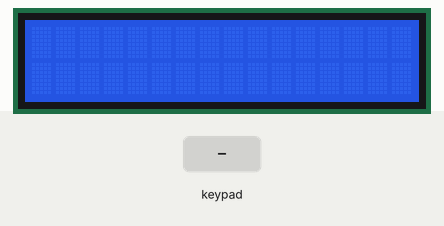
Simulated run of this sketch. Board: Arduino Uno, built with avr-gcc and run on an emulated ATmega328P. On the bench: 16×2 character LCD. The test bench sets the inputs (shaded band).

Above: at 1.2 s.
1.3 s: keypad keys 1 2 # pressed 0.4 s apart
At 3.4 s:
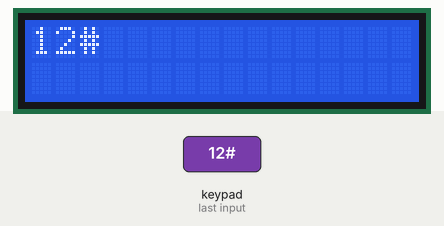
4.0 s: key 'A' pressed
At 4.5 s:
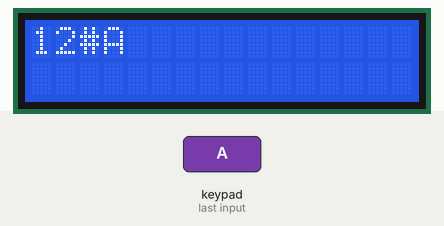
5.5 s: key 'B' pressed
At 5.9 s:
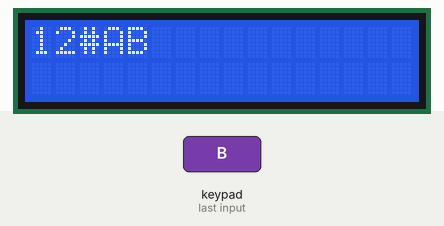
7.0 s: keypad keys 1 2 * pressed 0.4 s apart
At 8.7 s:
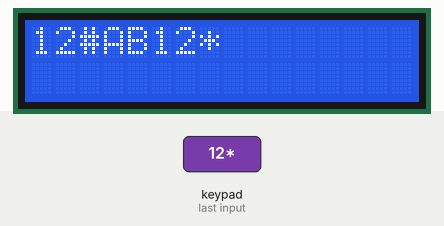
9.7 s: key 'C' pressed
At 10.2 s:
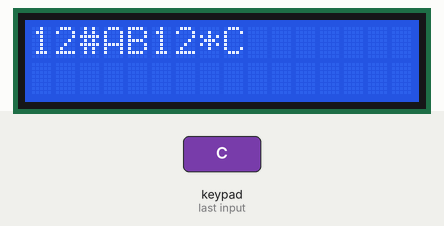
11.2 s: keypad keys 1 2 A pressed 0.4 s apart
At 13.3 s:
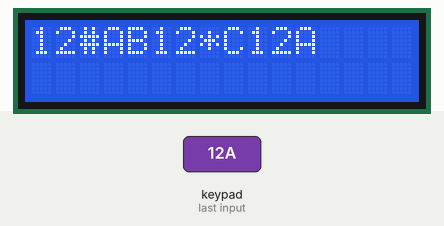
Timing chart, 0 to 14.8 s (numbered marks = the images above; inputs shaded):
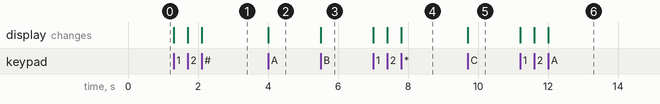

Measured:
- after the input at 1.3 s, the display: first changes at once (image 1 shows a later state)
- after the input at 4.0 s, the display: changes at once (image 2)
- after the input at 5.5 s, the display: changes at once (image 3)
- after the input at 7.0 s, the display: first changes at once (image 4 shows a later state)
- after the input at 9.7 s, the display: changes at once (image 5)
- after the input at 11.2 s, the display: first changes at once (image 6 shows a later state)

The sketch:

sketch_jun22d_keypadTOlcd.ino
```cpp
#include <Keypad.h>
#include <LiquidCrystal.h>

LiquidCrystal lcd(8,9,10,11,12,13);

const byte nR = 4, nC = 4;

char keymap[nR][nC] =
{
  '1' , '2' , '3' , 'A' ,
  '4' , '5' , '6' , 'B' ,
  '7' , '8' , '9' , 'C' ,
  '*' , '0' , '#' , 'D'
};

byte pR[nR] = {7,6,5,4}, pC[nC] = {3,2,A4,A5};

Keypad pad = Keypad(makeKeymap(keymap),pR,pC,nR,nC);

char value;
//int a = int(value);

void setup(){
  lcd.begin(16,2);
  Serial.begin(9600);
  pinMode(A4,INPUT);
  pinMode(A5,INPUT);
  for(int i = 2; i<=8 ; i++)
  {
    pinMode(i, INPUT);
  }
}


void loop() {

  char value = pad.getKey();
  if(value != NO_KEY)
  {
  lcd.print(value);
//  Serial.println(value);
  delay(10);
  }
  delay(10);
}
```
